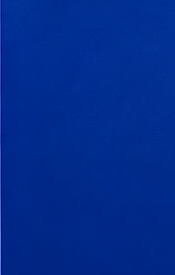
#> input picture dataset/synthetic_base/back_face.png, 175 x 275 px
$ python -i preprocessor.py   (imports and definitions only)
#> lines starting #> are read from the running program, lines starting #| are printed output that depends on the picture
#> further down, picture is the input picture: shape (275, 175, 3); mean B, G, R 141.4, 43.3, 0.8
from __future__ import annotations

import cv2
import numpy as np


class Preprocessor:
    """Prepare inspection frames for downstream inference."""

    def __init__(self, config: dict | None = None) -> None:
        config = config or {}
        self.image_size = int(config.get("image_size", 640))
        self.blur_kernel = int(config.get("blur_kernel", 3))
        self.roi = config.get("roi")
        self.clahe_clip_limit = float(config.get("clahe_clip_limit", 2.0))
        self.clahe_grid_size = int(config.get("clahe_grid_size", 8))
        if self.image_size <= 0:
            raise ValueError("image_size must be positive")
        if self.blur_kernel < 0 or (self.blur_kernel > 0 and self.blur_kernel % 2 == 0):
            raise ValueError("blur_kernel must be zero or a positive odd number")
        if self.clahe_clip_limit <= 0 or self.clahe_grid_size <= 0:
            raise ValueError("CLAHE clip limit and grid size must be positive")

    def _apply_roi(self, frame: np.ndarray) -> np.ndarray:
        if self.roi is None:
            return frame
        if isinstance(self.roi, dict):
            x, y = int(self.roi.get("x", 0)), int(self.roi.get("y", 0))
            width = int(self.roi.get("width", frame.shape[1] - x))
            height = int(self.roi.get("height", frame.shape[0] - y))
        elif isinstance(self.roi, (list, tuple)) and len(self.roi) == 4:
            x, y, width, height = (int(value) for value in self.roi)
        else:
            raise ValueError("roi must be {x, y, width, height} or [x, y, width, height]")

        x1, y1 = max(0, x), max(0, y)
        x2 = min(frame.shape[1], x + width)
        y2 = min(frame.shape[0], y + height)
        if x2 <= x1 or y2 <= y1:
            raise ValueError(f"roi does not overlap the input frame: {self.roi}")
        return frame[y1:y2, x1:x2]

    def process(self, frame: np.ndarray) -> np.ndarray:
        if frame is None or not isinstance(frame, np.ndarray) or frame.size == 0:
            raise ValueError("frame must be a non-empty image array")
        if frame.ndim == 2:
            frame = cv2.cvtColor(frame, cv2.COLOR_GRAY2BGR)
        elif frame.ndim != 3 or frame.shape[2] != 3:
            raise ValueError("frame must be a grayscale or 3-channel BGR image")

        processed = self._apply_roi(frame)
        processed = cv2.resize(
            processed,
            (self.image_size, self.image_size),
            interpolation=cv2.INTER_LINEAR,
        )
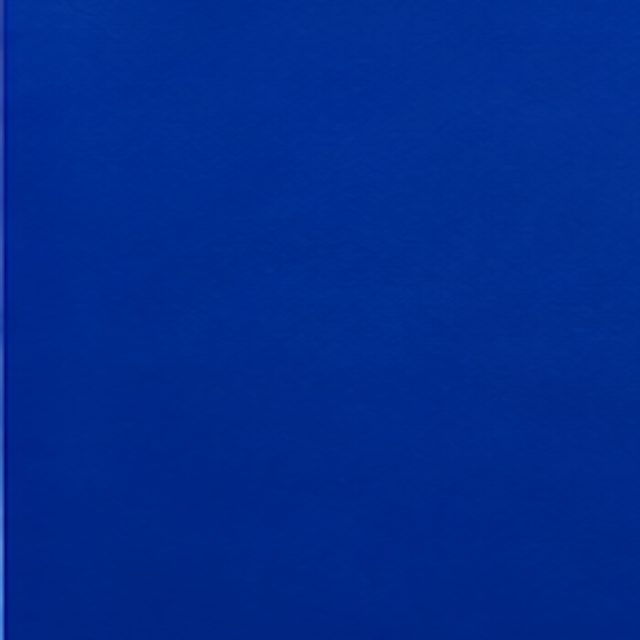
#> processed: shape (640, 640, 3); mean B, G, R 141.3, 43.1, 0.7
        if self.blur_kernel > 1:
            processed = cv2.GaussianBlur(processed, (self.blur_kernel, self.blur_kernel), 0)
        lab = cv2.cvtColor(processed, cv2.COLOR_BGR2LAB)
#> lab: shape (640, 640, 3); mean of channels 0, 1, 2 57.6, 157.6, 70.9
        lightness, a_channel, b_channel = cv2.split(lab)
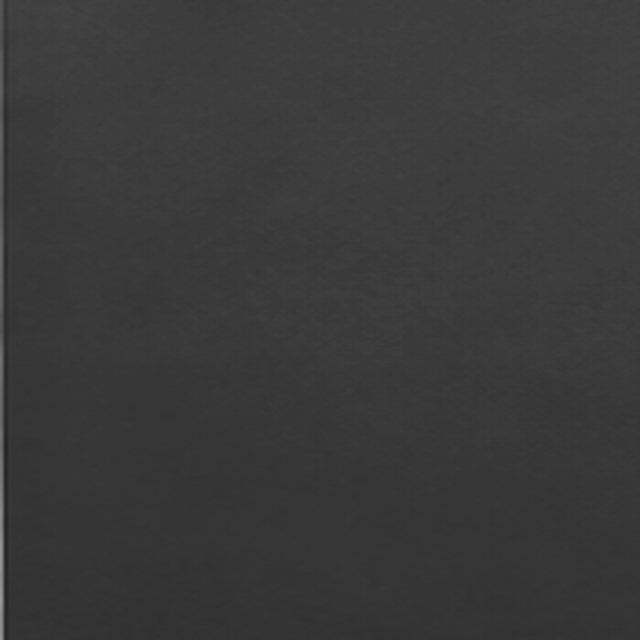
#> lightness: shape (640, 640); min 36, max 152, mean 57.6
        clahe = cv2.createCLAHE(
            clipLimit=self.clahe_clip_limit,
            tileGridSize=(self.clahe_grid_size, self.clahe_grid_size),
        )
        enhanced = clahe.apply(lightness)
        processed = cv2.cvtColor(
            cv2.merge((enhanced, a_channel, b_channel)),
            cv2.COLOR_LAB2BGR,
        )
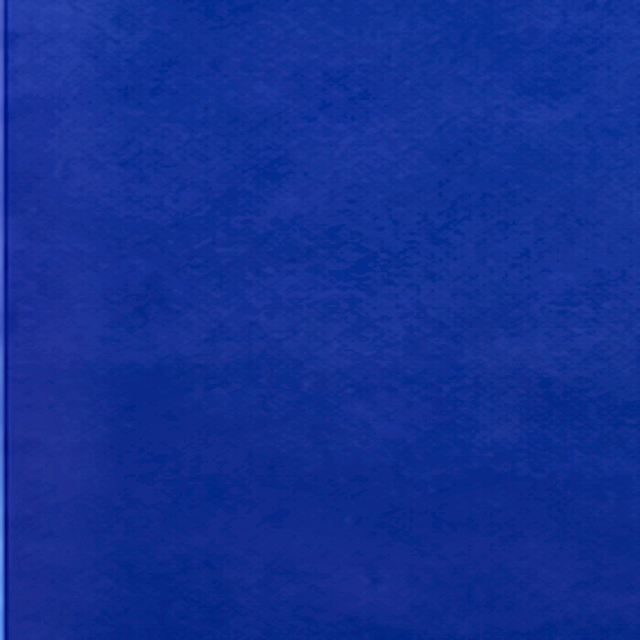
#> processed: shape (640, 640, 3); mean B, G, R 147.6, 48.1, 18.4
        return processed

>>> import cv2
>>> picture = cv2.imread('../dataset/synthetic_base/back_face.png')
>>> result = Preprocessor().process(picture)

$ run again, on dataset/synthetic_base/front_face.png
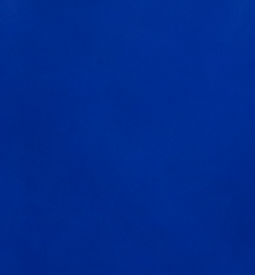
#> input picture dataset/synthetic_base/front_face.png, 255 x 275 px
#> picture is the input picture: shape (275, 255, 3); mean B, G, R 141.4, 43, 0.1
#> lab: shape (640, 640, 3); mean of channels 0, 1, 2 57.3, 157.8, 70.8
#> in process, `lightness, a_channel, b_channel = cv2.split(lab)`:
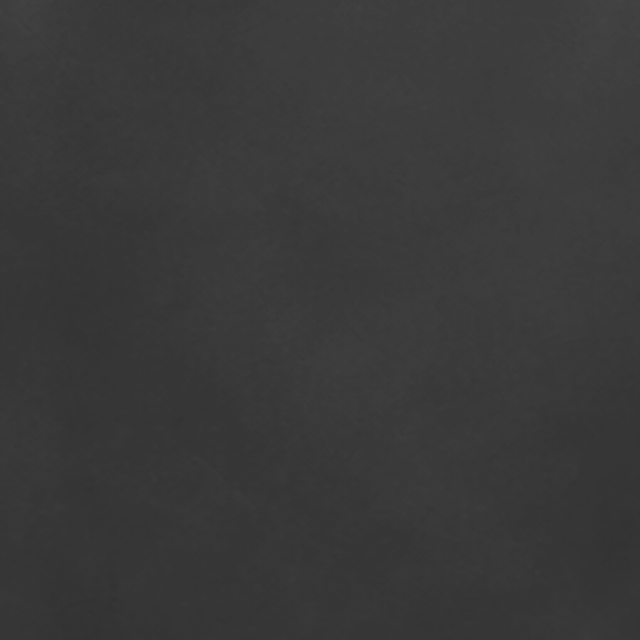
#> lightness: shape (640, 640); min 50, max 68, mean 57.3
#> in process, `processed = cv2.cvtColor( cv2.merge((enhanced, a_channel, b_channel)),..`:
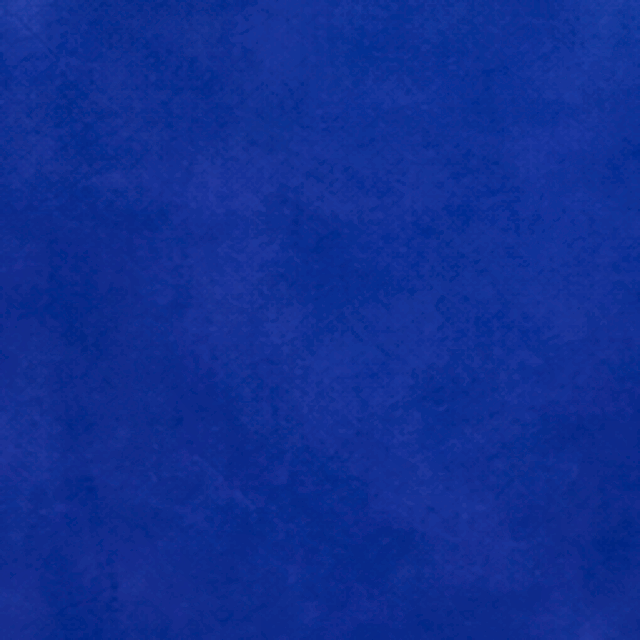
#> processed: shape (640, 640, 3); mean B, G, R 146.5, 47.1, 16.5
